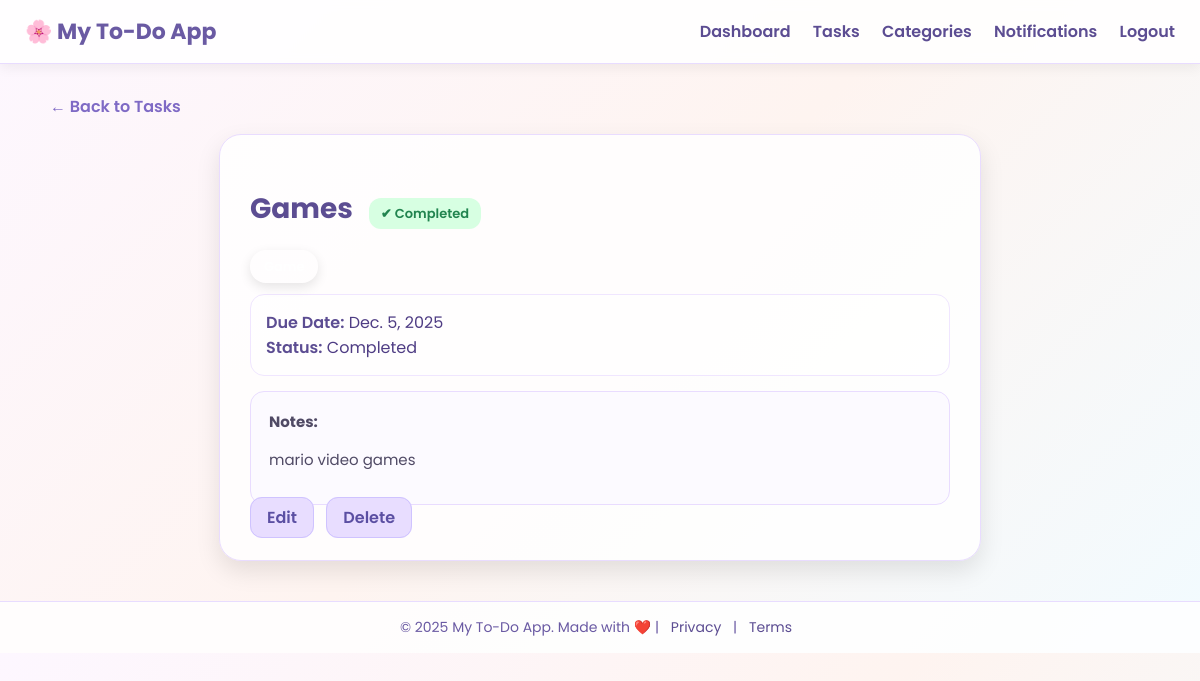
The app's page /task/4/ (signed in) with its own data.
### todo/models.py (models this page shows, shortened)
class Task(models.Model):
    PRIORITY_CHOICES = [
        ('low', 'Low'),
        ('medium', 'Medium'),
        ('high', 'High'),
    ]
    STATUS_CHOICES = [
        ('pending', 'Pending'),
        ('in_progress', 'In Progress'),
        ('completed', 'Completed'),
    ]
    RECUR_CHOICES = [
        ('none', 'None'),
        ('daily', 'Daily'),
        ('weekly', 'Weekly'),
        ('monthly', 'Monthly'),
    ]
    user = models.ForeignKey(User, on_delete=models.CASCADE, related_name='tasks')
    title = models.CharField(max_length=255)
    description = models.TextField(blank=True, null=True)
    category = models.ForeignKey(Category, on_delete=models.SET_NULL, null=True, blank=True, related_name='tasks')
    priority = models.CharField(max_length=10, choices=PRIORITY_CHOICES, default='medium')
    status = models.CharField(max_length=15, choices=STATUS_CHOICES, default='pending')
    start_date = models.DateField(default=timezone.now)
    due_date = models.DateField(default=default_due_date)
    recurrence = models.CharField(max_length=10, choices=RECUR_CHOICES, default='none')
    created_at = models.DateTimeField(auto_now_add=True)
    updated_at = models.DateTimeField(auto_now=True)

### todo/views.py (the view)
# urls.py: path('task/<int:pk>/', views.task_detail, name='task-detail'),
@login_required
def task_detail(request, pk):
    task = get_object_or_404(Task, pk=pk, user=request.user)
    return render(request, "task/task_detail.html", {"task": task})

### todo/templates/task/task_detail.html (shortened to what this page needs)
{% extends 'base.html' %}
{% block content %}
<a href="{% url 'task-list' %}" class="back-link">← Back to Tasks</a>
<div class="detail-card">
    <h2 class="task-title">
        {{ task.title }}
        {% if task.get_status_display == "Completed" %}
            <span class="status-badge completed">✔ Completed</span>
        {% elif task.get_status_display == "Overdue" %}
            <span class="status-badge overdue">⚠ Overdue</span>
        {% else %}
            <span class="status-badge pending">⏳ Pending</span>
        {% endif %}
    </h2>
    {% if task.category %}
    <p>
        <span class="cat-pill" >
        </span>
    </p>
    {% endif %}
    <div class="info-box">
        <label>Due Date:</label> {{ task.due_date }} <br>
        <label>Status:</label> {{ task.get_status_display }} <br>
    </div>
    {% if task.description %}
    <div class="notes-box">
        <strong>Notes:</strong>
        <p>{{ task.description }}</p>
    </div>
    {% endif %}
    <div class="mt-3">
        <a href="{% url 'task-edit' task.pk %}" class="btn-soft">Edit</a>
        <a href="{% url 'task-delete' task.pk %}" class="btn-soft">Delete</a>
    </div>
</div>
{% endblock %}

### todo/templates/base.html (style rules this page uses)
body { margin: 0; padding: 0; font-family: "Poppins", sans-serif; background: linear-gradient(135deg, #fdf6ff, #fef4f0, #f2fbff); color: #4f3d84; }
a { text-decoration: none; }
.btn-soft { padding: 8px 16px; border-radius: 12px; border: none; font-weight: 600; color: #5c4d92; background: #e8ddff; cursor: pointer; transition: 0.25s; }

### todo/templates/task/task_detail.html (style rules this page uses)
body { background: linear-gradient(135deg, #fdf7ff, #fef4f0, #f2fbff); font-family: "Poppins", sans-serif; }
.detail-card { background: rgba(255,255,255,0.85); padding: 30px; border-radius: 22px; border: 1px solid #e9dcff; max-width: 700px; margin: auto; box-shadow: 0 10px 25px rgba(0,0,0,0.10); animation: fadeIn 0.5s ease-in-out; }
.task-title { font-size: 28px; font-weight: 700; color: #5c4d92; }
.status-badge { padding: 6px 12px; border-radius: 12px; font-size: 13px; font-weight: 600; margin-left: 10px; }
.completed { background: #d7ffe2; color: #21844f; }
.cat-pill { padding: 7px 14px; border-radius: 16px; color: #fff; font-size: 13px; font-weight: 600; box-shadow: 0 4px 12px rgba(0,0,0,0.10); }
.info-box { background: rgba(255,255,255,0.75); padding: 15px; border-radius: 14px; border: 1px solid #f0e6ff; margin-top: 15px; }
.info-box label { font-weight: 600; color: #5c4d92; }
.notes-box { background: #fcfaff; border-radius: 14px; padding: 18px; border: 1px solid #e9dcff; margin-top: 15px; font-size: 15px; color: #504a65; }
.btn-soft { padding: 8px 16px; border-radius: 12px; border: 1px solid #cfc3ff; text-decoration: none; color: #5b4fa3; font-weight: 600; transition: 0.3s ease; margin-right: 8px; }
.back-link { color: #7f6ac5; text-decoration: none; margin-bottom: 15px; display: inline-block; font-weight: 600; }

### records on screen
Task: title "Games", due_date "Dec. 5, 2025", status "Completed", description "mario video games"
